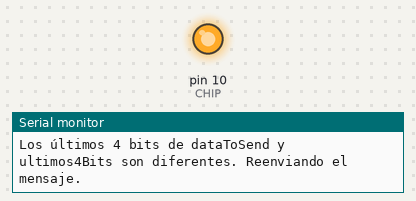
This sketch was run on a simulated Arduino Uno, built with avr-gcc and run on an emulated ATmega328P. On the bench: output pins drawn as LEDs (lit = HIGH), the last lines printed to the serial monitor.

Above: at 0.6 s.
At 15.74 s:
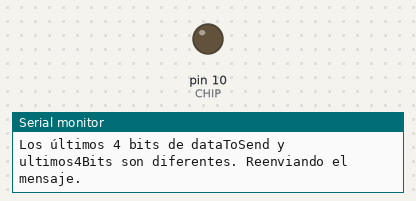
Timing chart, 0 to 16.0 s (numbered marks = the images above):
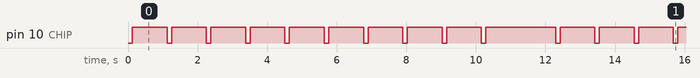

The sketch:

Taller.ino
```cpp
#include <SPI.h>

const int CHIP = 10; // Pin de selección del esclavo en la FPGA


#define START_COMMUNICATION 0x01
#define END_COMMUNICATION   0x00

int currentValue = 0;

unsigned long startTime = 0;

void setup() {

  pinMode(CHIP, OUTPUT);
  SPI.setDataMode(SPI_MODE0);  // Modo de comunicación SPI (ajusta según la FPGA)
  SPI.setBitOrder(MSBFIRST);   // Orden de bits más significativos primero
  SPI.setClockDivider(SPI_CLOCK_DIV16);  // Divisor de frecuencia SPI
  digitalWrite(CHIP, HIGH);  // Deseleccionar el esclavo al principio
  Serial.begin(9600);
  SPI.begin();
}


void loop() {
  // Iniciar la comunicación
  digitalWrite(CHIP, LOW);


  byte dataToSend = 0b0000;
  currentValue++;
  if (currentValue > 10) {
    currentValue = 0; // Reinicia el valor si llega a 10
  }
  dataToSend |= (currentValue & 0x0F);
  Serial.println(dataToSend, BIN);

  byte dataReceived;
  byte ultimos4Bits;
  bool igual = false;

  startTime = millis(); // Registra el tiempo de inicio

  while (!igual && (millis() - startTime < 100)) { // Continuar mientras no se alcance el tiempo límite
    dataReceived = SPI.transfer(dataToSend & 0x0F);  // Envía los datos y recibe la respuesta
    ultimos4Bits = dataReceived & 0x0F;  // Aplica una máscara para obtener los últimos 4 bits
    Serial.println(ultimos4Bits, BIN);

    if (currentValue == ultimos4Bits) {
      igual = true;
      Serial.println("Los últimos 4 bits de dataToSend y ultimos4Bits son iguales.");
    } else {
      Serial.println("Los últimos 4 bits de dataToSend y ultimos4Bits son diferentes. Reenviando el mensaje.");
    }
  }

  digitalWrite(CHIP, HIGH);  // Desactiva la señal CHIP para finalizar la comunicación

  delay(1000);
}
```

Measured:
- by itself, pin 10 (CHIP): repeats every 12.3 s: 8 × (LOW 0.13 s, HIGH 1.0 s), LOW 0.13 s, HIGH 2.0 s, LOW 0.13 s, HIGH 1.0 s
- by itself, everything shown: repeats every 12.3 s, in 20 steps
